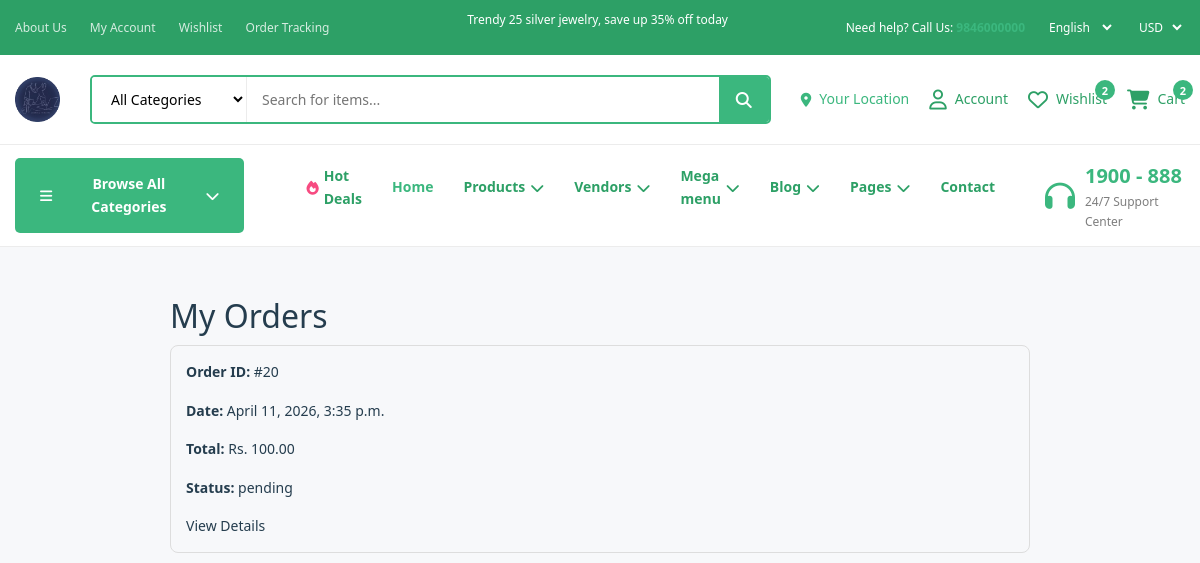
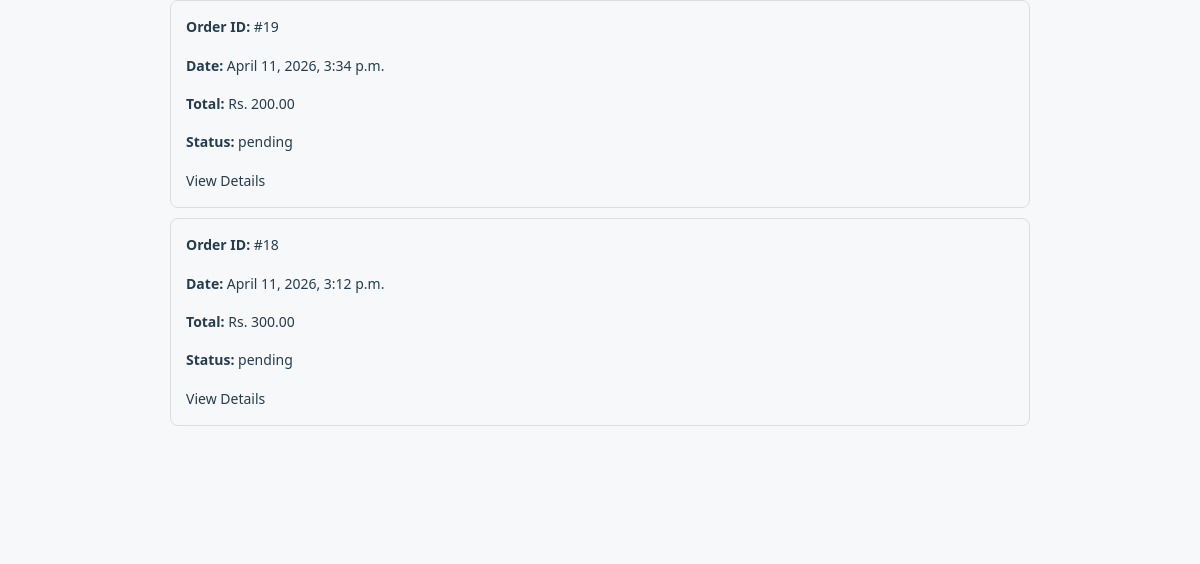
The app's page /my-orders/ (signed in, upper part), older data (2 pictures, top to bottom).
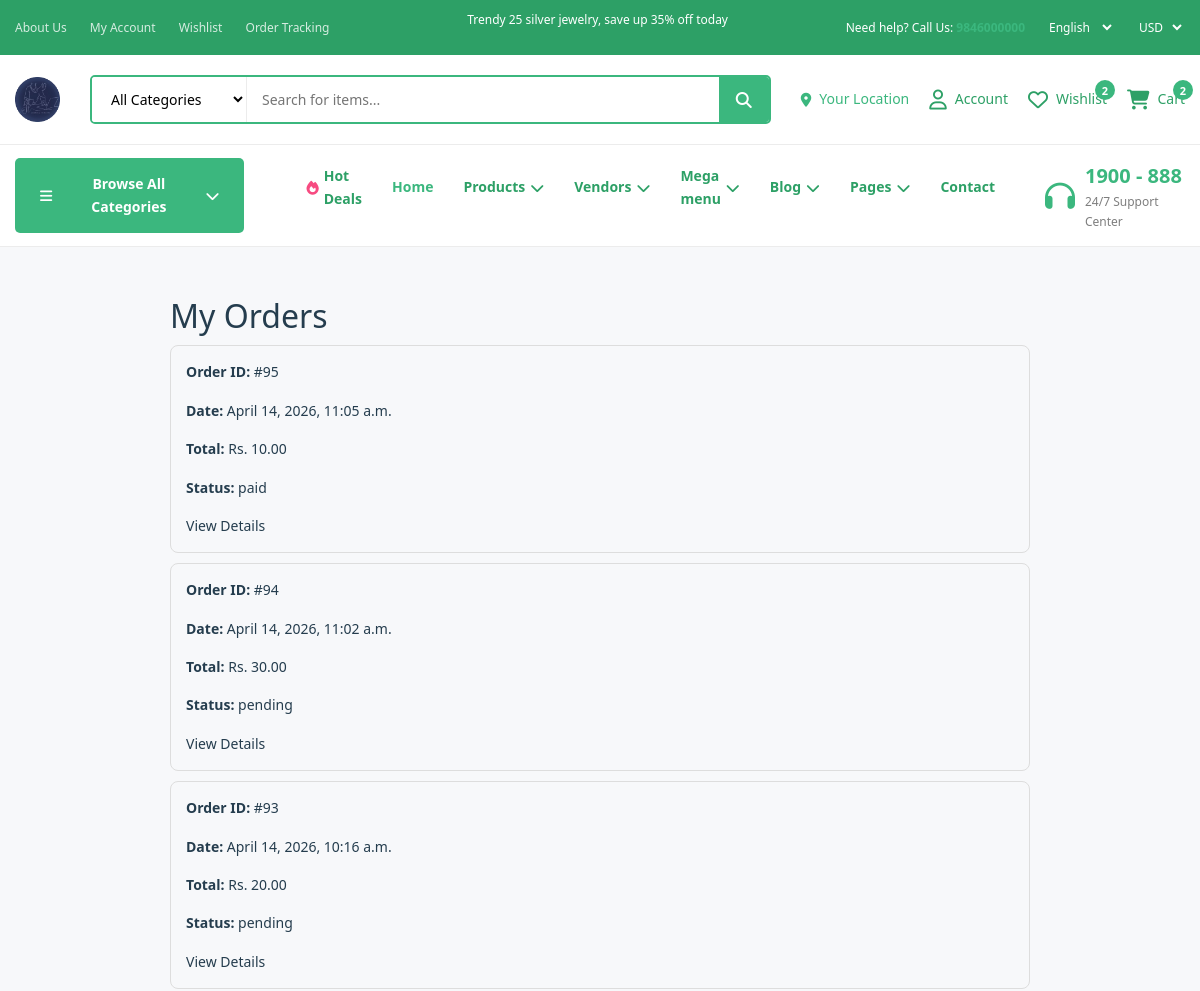
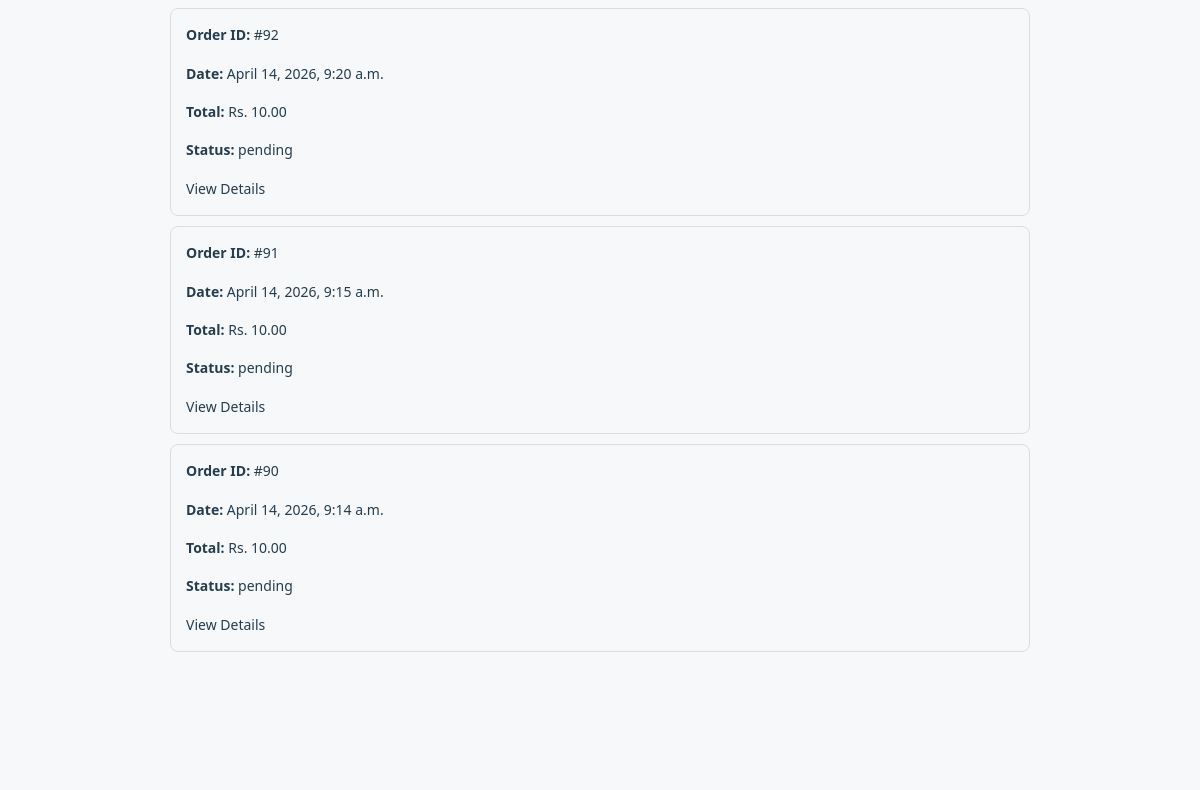
The same page, newer data (2 pictures, top to bottom).
### core/models.py (models this page shows, shortened)
class Order(models.Model):
    user = models.ForeignKey(User, on_delete=models.CASCADE)
    full_name = models.CharField(max_length=100)
    address = models.TextField()
    phone = models.CharField(max_length=20)
    total_price = models.DecimalField(max_digits=10, decimal_places=2, default=0)
    payment_status = models.CharField(
    max_length=20,
    choices=(
        ('pending', 'Pending'),
        ('paid', 'Paid'),
        ('failed', 'Failed'),
    ),
    default='pending'
)
    paid_status = models.BooleanField(default=False)
    created_at = models.DateTimeField(auto_now_add=True)

### core/views.py (the view)
# urls.py: path("my-orders/", views.my_orders, name="my_orders"),
@login_required
def my_orders(request):
    orders = Order.objects.filter(user=request.user).order_by('-created_at')
    return render(request, "core/my_orders.html", {
        "orders": orders
    })

### core/templates/core/my_orders.html (shortened to what this page needs)
{% extends 'base.html' %}
{% block content %}
<div style="max-width:900px; margin:auto; padding:20px;">
    <h2>My Orders</h2>
    {% if orders %}
        {% for order in orders %}
        <div style="border:1px solid #ddd; padding:15px; margin:10px 0; border-radius:8px;">
            <p><strong>Order ID:</strong> #{{ order.id }}</p>
            <p><strong>Date:</strong> {{ order.created_at }}</p>
            <p><strong>Total:</strong> Rs. {{ order.total_price }}</p>
            <p><strong>Status:</strong> {{ order.payment_status }}</p>
            <a href="{% url 'core:order_detail' order.id %}">
                View Details
            </a>
        </div>
        {% endfor %}
    {% else %}
        <p>No orders found.</p>
    {% endif %}
</div>
{% endblock %}

### core/templates/base.html (shortened to what this page needs)
{% load static %}
<!DOCTYPE html>
<html lang="en">
<head>
    <link href="https://cdn.jsdelivr.net/npm/bootstrap@5.3.2/dist/css/bootstrap.min.css" rel="stylesheet">
    <link href="https://cdnjs.cloudflare.com/ajax/libs/font-awesome/6.5.1/css/all.min.css" rel="stylesheet">
    <link rel="stylesheet" href="{% static 'css/styles.css' %}">
    <link rel="stylesheet" href="https://cdnjs.cloudflare.com/ajax/libs/font-awesome/6.4.0/css/all.min.css">
</head>
<body>
    <div class="top-bar">
        <div class="container">
            <div class="top-bar-left">
                <a href="{% url 'core:about' %}">About Us</a>
                <a href="{% url 'core:account' %}">My Account</a>
                <a href="{% url 'core:wishlist' %}">Wishlist</a>
                <a href="{% url 'core:orders' %}">Order Tracking</a>
            </div>
            <div class="top-bar-center">
                <p>Trendy 25 silver jewelry, save up 35% off today</p>
            </div>
            <div class="top-bar-right">
                <span>Need help? Call Us: <strong>9846000000</strong></span>
                <select class="language-selector">
                    <option>English</option>
                </select>
                <select class="currency-selector">
                    <option>USD</option>
                </select>
            </div>
        </div>
    </div>
    <header class="header">
        <div class="container">
            <div class="header-content">
                <div class="logo">
                    <a href="{% url 'index' %}">
                        <img src="{% static 'assets/images/logo.png' %}" alt="ST Mart">
                    </a>
                </div>
                <div class="search-bar">
                    <div class="search-wrapper">
                        <form method="GET" action="{% url 'core:search' %}">
                        <select name="category" class="category-dropdown">
    <option value="">All Categories</option>
</select>
                        <input type="text" placeholder="Search for items..."name="q" />
                        <button type="submit" class="search-btn"><i class="fas fa-search"></i></button>
                    </form>
                    </div>
                </div>
                <div class="header-icons">
                    <div class="location-selector">
                        <i class="fas fa-map-marker-alt"></i>
                        <span>Your Location</span>
                    </div>
                     <div class="account-menu">
                        <a href="#" class="icon-link account-btn">
                            <i class="far fa-user"></i>
                            <span>Account</span>
                        </a>
                    </div>
                    <a href="{% url 'core:wishlist' %}" class="icon-link">
                        <i class="far fa-heart"></i>
                        <span class="badge">2</span>
                        <span>Wishlist</span>
                    </a>
                    <a href="{% url 'core:cart' %}" class="icon-link">
                        <i class="fas fa-shopping-cart"></i>
                        <span class="badge">2</span>
                        <span>Cart</span>
                    </a>
                </div>
            </div>
        </div>
    </header>
    <nav class="navbar">
        <div class="container">
            <div class="navbar-content">
                <button class="browse-btn">
                    <i class="fas fa-bars"></i>
                    Browse All Categories
                    <i class="fas fa-chevron-down"></i>
                </button>
                <ul class="nav-menu">
                    <li><a href="{% url 'core:hot_deals' %}" class="nav-link"><i class="fas fa-fire"></i> Hot Deals</a></li>
                    <li><a href="{% url 'index' %}" class="nav-link active">Home</a></li>
                    <li><a href="{% url 'core:product_list' %}" class="nav-link">Products <i class="fas fa-chevron-down"></i></a></li>
                    <li><a href="{% url 'core:vendor_list' %}" class="nav-link">Vendors <i class="fas fa-chevron-down"></i></a></li>
                    <li><a href="{% url 'core:mega_menu' %}" class="nav-link">Mega menu <i class="fas fa-chevron-down"></i></a></li>
                    <li><a href="{% url 'core:blog' %}" class="nav-link">Blog <i class="fas fa-chevron-down"></i></a></li>
                    <li><a href="{% url 'core:pages' %}" class="nav-link">Pages <i class="fas fa-chevron-down"></i></a></li>
                    <li><a href="{% url 'core:contact' %}" class="nav-link">Contact</a></li>
                </ul>
                <div class="support-info">
                    <i class="fas fa-headphones"></i>
                    <div>
                        <strong>1900 - 888</strong>
                        <span>24/7 Support Center</span>
                    </div>
                </div>
            </div>
        </div>
    </nav>
    <main class="main-content">
        {% block content %}
        {% endblock %}
    </main>
</body>
</html>

### static/css/styles.css (style rules this page uses)
* { margin: 10px; padding: 10px; box-sizing: border-box; }
:root { --primary-color: #3BB77E; --secondary-color: #FDC040; --dark-color: #2da066; --light-gray: #F2F3F4; --border-color: #ececec; --text-color: #7E7E7E; --red-color: #F74B81; --blue-color: #3BB77E; --font-main: 'Quicksand', sans-serif; }
body { font-family: var(--font-main), -apple-system, BlinkMacSystemFont, 'Segoe UI', Roboto, Oxygen, Ubuntu, Cantarell, sans-serif; color: var(--dark-color); line-height: 1.6; font-size: 14px; overflow-x: hidden; }
.container { max-width: 1400px; margin: 0 auto; padding: 0 15px; }
a { text-decoration: none; color: inherit; transition: all 0.3s ease; }
img { max-width: 100%; height: auto; display: block; }
button { border: none; background: none; cursor: pointer; font-family: inherit; transition: all 0.3s ease; }
input, select, textarea { font-family: inherit; outline: none; }
ul, ol { list-style: none; }
.top-bar { background-color: var(--dark-color); color: white; font-size: 12px; padding: 10px 0; }
.top-bar .container { display: flex; justify-content: space-between; align-items: center; }
.top-bar-left a { color: white; margin-right: 20px; opacity: 0.8; }
.top-bar-center { flex: 1; text-align: center; }
.top-bar-right { display: flex; align-items: center; gap: 15px; }
.top-bar-right strong { color: var(--primary-color); }
.language-selector, .currency-selector { background-color: transparent; color: white; border: none; padding: 5px; cursor: pointer; }
.header { padding: 20px 0; border-bottom: 1px solid var(--border-color); background: white; position: sticky; top: 0; z-index: 100; }
.header-content { display: flex; align-items: center; gap: 30px; }
.logo img { height: 45px; }
.search-bar { flex: 1; }
.search-wrapper { display: flex; border: 2px solid var(--primary-color); border-radius: 5px; overflow: hidden; background: white; }
.category-dropdown { padding: 12px 15px; border: none; background: white; border-right: 1px solid var(--border-color); font-size: 14px; cursor: pointer; min-width: 150px; }
.search-wrapper input { flex: 1; padding: 12px 15px; border: none; font-size: 14px; }
.search-btn { background: var(--primary-color); color: white; padding: 12px 25px; font-size: 16px; }
.header-icons { display: flex; align-items: center; gap: 20px; }
.location-selector { display: flex; align-items: center; gap: 8px; color: var(--primary-color); cursor: pointer; }
.icon-link { display: flex; align-items: center; gap: 8px; position: relative; color: var(--dark-color); }
.icon-link i { font-size: 20px; }
.icon-link .badge { position: absolute; top: -8px; right: -8px; background: var(--primary-color); color: white; border-radius: 50%; width: 20px; height: 20px; display: flex; align-items: center; justify-content: center; font-size: 11px; font-weight: bold; }
.navbar { background: white; border-bottom: 1px solid var(--border-color); padding: 0; position: sticky; top: 92px; z-index: 99; }
.navbar-content { display: flex; align-items: center; justify-content: space-between; }
.browse-btn { background: var(--primary-color); color: white; padding: 15px 25px; border-radius: 5px; display: flex; align-items: center; gap: 10px; font-weight: 600; margin-right: 30px; }
.nav-menu { display: flex; align-items: center; gap: 30px; flex: 1; }
.nav-link { padding: 20px 0; color: var(--dark-color); font-weight: 600; display: flex; align-items: center; gap: 5px; }
.nav-link.active, .nav-link:hover { color: var(--primary-color); }
.nav-link i.fa-fire { color: var(--red-color); }
.support-info { display: flex; align-items: center; gap: 10px; color: var(--dark-color); margin-left: 50px; }
.support-info i { font-size: 30px; color: var(--primary-color); }
.support-info strong { display: block; font-size: 20px; color: var(--primary-color); }
.support-info span { display: block; font-size: 12px; color: var(--text-color); }
.main-content { min-height: 60vh; padding: 30px 0; }
.account-menu { position: relative; }
* { box-sizing: border-box; margin: 0; padding: 0; }
body { background: #f7f8fa; font-family: "Segoe UI", sans-serif; color: #253d4e; }
.search-wrapper form { display: flex; align-items: center; width: 100%; }
.search-wrapper input { height: 45px; flex: 1; }
.search-btn { height: 45px; width: 50px; display: flex; align-items: center; justify-content: center; }

Row changes from the older to the newer data that the page shows:
removed Order: id "20", created_at "April 11, 2026, 3:35 p.m.", total_price "100.00", payment_status "pending"
removed Order: id "19", created_at "April 11, 2026, 3:34 p.m.", total_price "200.00", payment_status "pending"
removed Order: id "18", created_at "April 11, 2026, 3:12 p.m.", total_price "300.00", payment_status "pending"
added Order: id "95", created_at "April 14, 2026, 11:05 a.m.", total_price "10.00", payment_status "paid"
added Order: id "94", created_at "April 14, 2026, 11:02 a.m.", total_price "30.00", payment_status "pending"
added Order: id "93", created_at "April 14, 2026, 10:16 a.m.", total_price "20.00", payment_status "pending"
added Order: id "92", created_at "April 14, 2026, 9:20 a.m.", total_price "10.00", payment_status "pending"
added Order: id "91", created_at "April 14, 2026, 9:15 a.m.", total_price "10.00", payment_status "pending"
added Order: id "90", created_at "April 14, 2026, 9:14 a.m.", total_price "10.00", payment_status "pending"
